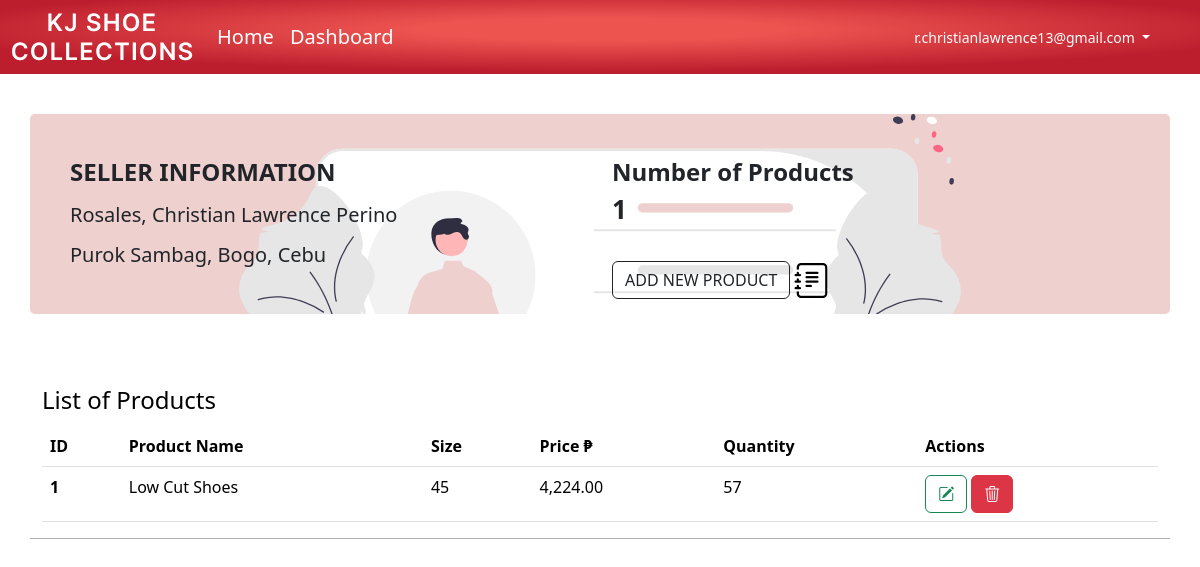
Page /sellerdashboard.php (signed in) on the earlier database version.
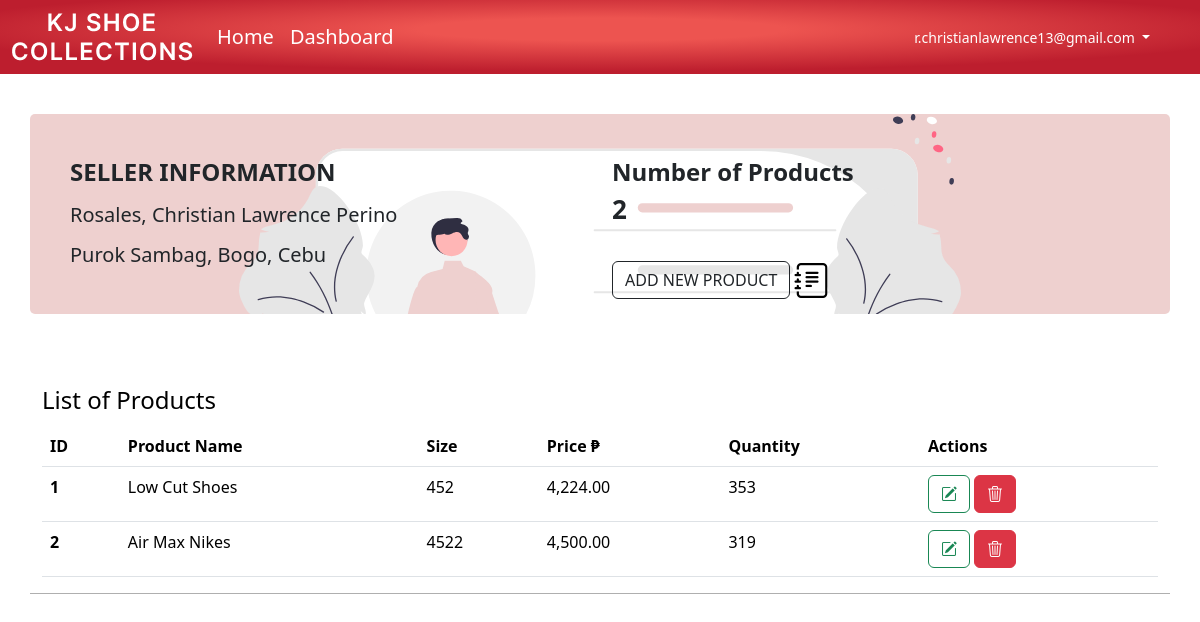
Same page on the later database version.
### tables this page shows
CREATE TABLE `account` (
  `account_id` int(11) NOT NULL,
  `email` varchar(255) NOT NULL,
  `passw` varchar(255) NOT NULL,
  `fname` varchar(255) NOT NULL,
  `lname` varchar(255) NOT NULL,
  `mname` varchar(255) NOT NULL,
  `strt_brgy` varchar(255) NOT NULL,
  `city_municipality` varchar(255) NOT NULL,
  `province` varchar(255) NOT NULL,
  `biirthdate` varchar(255) NOT NULL,
  `account_type` varchar(255) NOT NULL
);

CREATE TABLE `product_table` (
  `id` int(11) NOT NULL,
  `product_name` varchar(255) NOT NULL,
  `category` text NOT NULL,
  `sub_category` text NOT NULL,
  `size` varchar(55) NOT NULL,
  `price` int(11) NOT NULL,
  `quantity` int(11) NOT NULL,
  `seller_id` int(11) NOT NULL
);

### sellerdashboard.php (the view, shortened to what this page needs)
<?php
require 'php/dbconnect.php';
$sell_acc = $_SESSION['seller_acc_name'];
if(isset($_SESSION['seller_id'])){
$idseller = $_SESSION['seller_id'];
$sqle = "SELECT * FROM account where account_id = '$idseller'";
$res  = $conn->query($sqle);
$row = mysqli_fetch_object($res);
$seller_name = $row->lname . ', '.  $row->fname . ' '.  $row->mname ;
$seller_location =  $row->strt_brgy . ', '.  $row->city_municipality . ', '.  $row->province;
}
else{
              header("Location: index.php");
}
?>
<!DOCTYPE html>
<html lang="en">
<head>
    <link rel="stylesheet" href="css/bootstrap.min.css" />
    <link rel="stylesheet" href="sellerdashboardstyle.css">
    <link rel="stylesheet" href="https://cdn.jsdelivr.net/npm/bootstrap-icons@1.8.1/font/bootstrap-icons.css">
      <link rel="stylesheet" href="transition/transition_dashboard.css">
</head>
<body>
    <nav class="navbar navbar-expand-lg navbar-dark" id="nav-top">
  <div class="container-fluid">
    <a class="navbar-brand" href="#"> <img src="KJ.png" alt="" class="img-fluid">  </a>
    <div class="collapse navbar-collapse" id="navbarSupportedContent">
      <ul class="navbar-nav me-auto mb-2 mb-lg-0" id="unlist" >
        <li class="nav-item">
          <a class="nav-link  " aria-current="page" href="sellerhomepage.php" id="home-link">Home</a>
        </li>
        <li class="nav-item active">
          <a class="nav-link" href="sellerdashboard.php" id="dashboard-link">Dashboard</a>
      </ul>
      <ul class="navbar-nav " id="unlista" >
             <li class="nav-item dropdown">
          <a class="nav-link dropdown-toggle" href="#" id="navbarDropdown" role="button" data-bs-toggle="dropdown" aria-expanded="false">
           <?php  echo $sell_acc; ?>
          </a>
        </li>
      </ul>
    </div>
  </div>
</nav>
<div class="container" id="seller-container">
<div class="row">
<div class="col-6">
<div  id="seller-title"> SELLER INFORMATION </div>
<div  id="seller-name"> <?php  echo $seller_name; ?>  </div>
<div  id="seller-loc"> <?php  echo $seller_location; ?> </div>
</div>
<div class="col-6">
<div class="sum-content">
  <p class="prod-num"> Number of Products<br>
   <span>
   <?php
     $selid = $_SESSION['seller_id'];
            $sql = "SELECT * FROM product_table where seller_id='$selid'  ;";
            $res  = $conn->query($sql);
$numrow = mysqli_num_rows($res);
echo $numrow;
  ?>
  </span>
  </p></div>
  <button class="btn btn-outline-dark" data-toggle="modal" data-target="#ModalLoginForm" id="add-new-product">ADD NEW PRODUCT</button>
            <a class="order-history" href="orderdashboard.php" id="order"    data-toggle="tooltip" data-placement="top" title="Orders History" ><i class="bi bi-journal-text"></i></a>
</div>
</div>
</div>
<div class="container" id="product-container">
<table class="table caption-top">
  <caption>List of Products</caption>
  <thead>
    <tr>
      <th scope="col">ID</th>
      <th scope="col">Product Name</th>
      <th scope="col">Size</th>
      <th scope="col">Price ₱</th>
      <th scope="col">Quantity</th>
      <th  scope="col">Actions</th>
    </tr>
  </thead>
  <tbody>
 <?php
            $selid = $_SESSION['seller_id'];
            $sql = "SELECT * FROM product_table where seller_id='$selid';";
            $res  = $conn->query($sql);
            while($row = mysqli_fetch_object($res)){
            ?>
    <tr>
      <th scope="row"><?php  echo $row->id?></th>
      <td><?php  echo $row->product_name?></td>
      <td><?php  echo $row->size?></td>
      <td><?php  echo number_format($row->price,2);?></td>
      <td><?php  echo $row->quantity?></td>
      <td>
          <a class = "btn btn-outline-success" href="editproduct.php ? id=<?php echo $row->id?>"><i class="bi bi-pencil-square"></i></a>
           <a class='btn btn-danger' href="deleteproduct.php ? id=<?php echo $row->id?>"><i class='bi bi-trash3'></i></a>
      </td>
    </tr>
  <?php
            }
  ?>
  </tbody>
</table>
</div>
</body>
</html>

### sellerdashboardstyle.css (style rules this page uses)
#nav-top { background: radial-gradient( 56.58% 56.58% at 50.09% 39.71%, #ed5450 27.08%, #bd1e2e 100% ); }
#navbarDropdown, #dashboard-link, #home-link { font-size: 20px; color: white; }
#seller-container { background-color: #eed0cf; background-image: url('undraw_personal_info_re_ur1n.svg'); background-size:auto; background-position-x: center; background-repeat: no-repeat; border-radius: 5px; height: 200px; padding: 40px; position: relative; top: 40px; }
#product-container { width: 100%; margin-top: 100px; max-height: 80vh; overflow-y: scroll; border-bottom: .3px solid rgb(175, 175, 175); margin-bottom: 100px; }
caption { font-size: 24px; color: rgb(0, 0, 0); }
.table { width: 100%; }
.prod-num { font-size: 24px; font-weight: bold; }
.prod-num span { font-size: 26px; font-weight: bold; }
#seller-title { font-size: 24px; font-weight: bold; margin-bottom: 10px; }
#seller-name { font-size: 20px; margin-bottom: 10px; }
#seller-loc { font-size: 20px; }
#unlista { margin-right: 30px; }
#navbarDropdown { font-size: 14px; }
.order-history { position: relative; text-decoration: none; color: black; font-size: 35px; top: 10px; left: 0px; }

### transition/transition_dashboard.css (style rules this page uses)
.container { animation: transitionIn .75s; }

Differences in the rows shown:
changed product_table "Low Cut Shoes": size "45" → "452"; quantity "57" → "353"
added product_table: id "2", product_name "Air Max Nikes", size "4522", price "4,500.00", quantity "319"
Other differences:
$numrow: "1" → "2"
